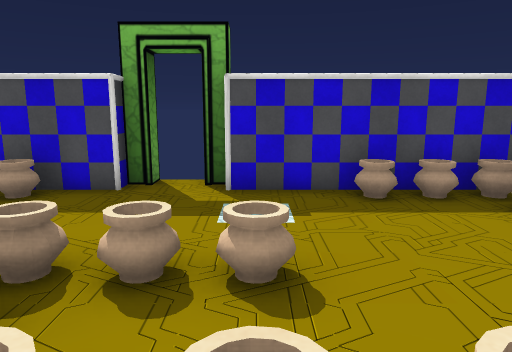
[1] (above)

14 first-person views from a walk through a scene from a Unity 3-D project. The camera is 1.4 m above the floor, tilts 10° down and sees 70° across. The floor is counted in squares, 1 m on a side. Each view is taken from the middle of a square. On the plan, view 1 faces up. The plan holds only what a view shows up to about 16 squares ahead; the rest is blank. The player character is not drawn. Door leaves are left out, so doorways stand open. Some surface patterns are stand-ins.

[2]
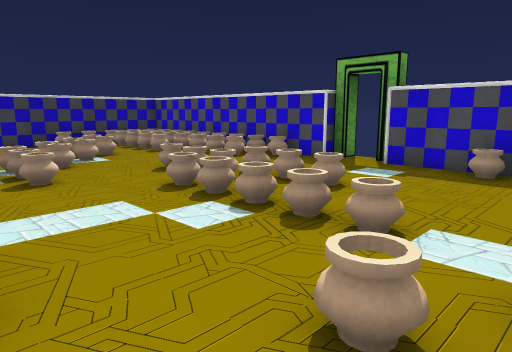

[3]
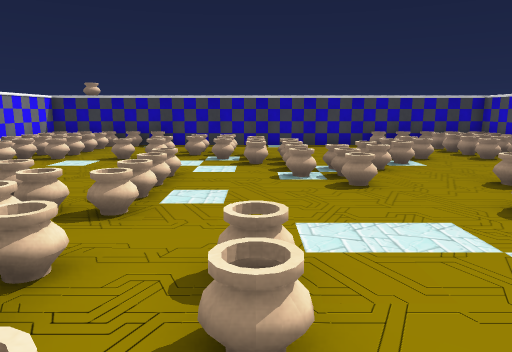

[4]
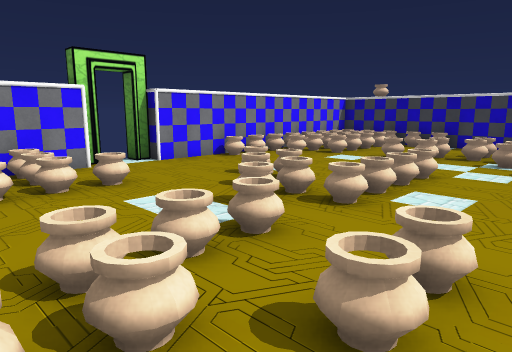

[5]
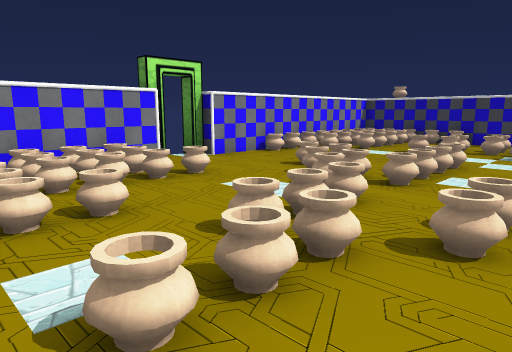

[6]
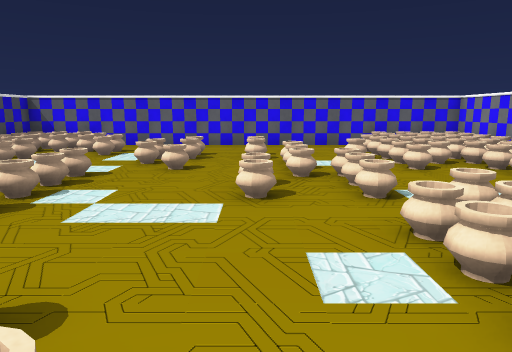

[7]
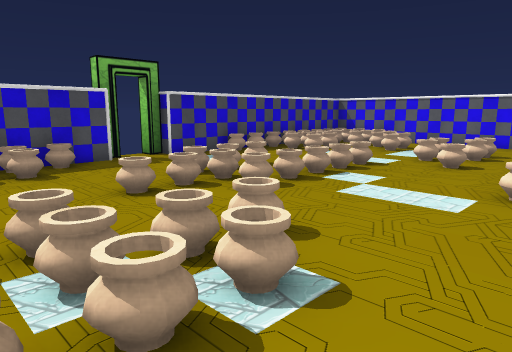

[8]
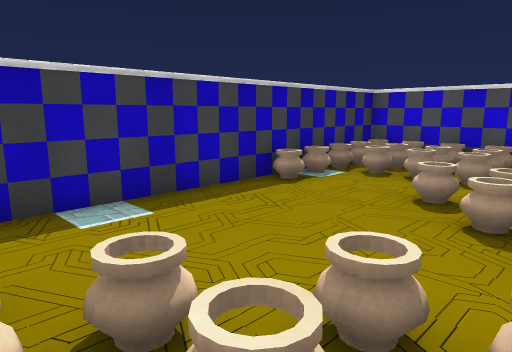

[9]
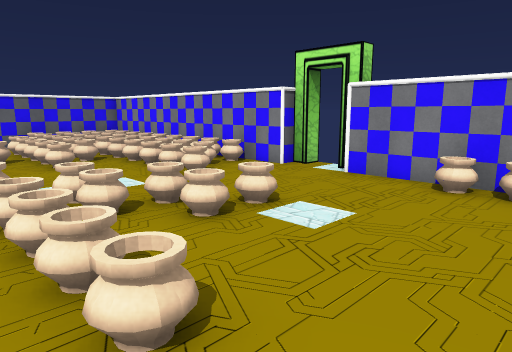

[10]
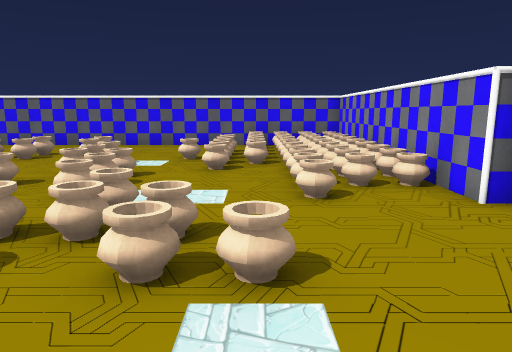

[11]
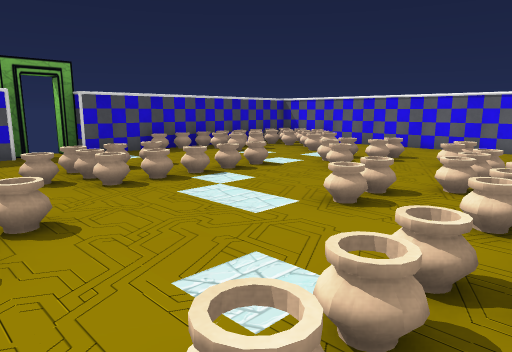

[12]
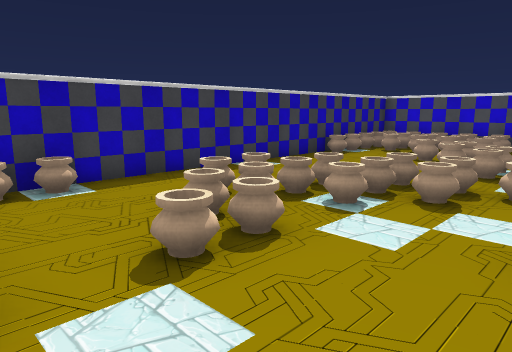

[13]
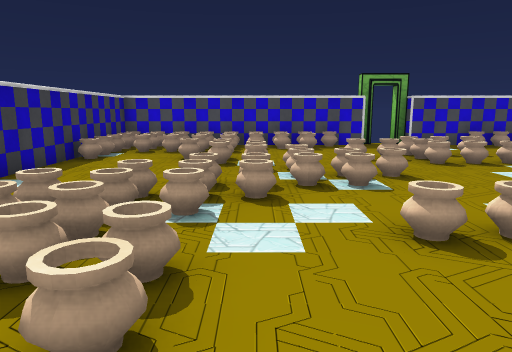

[14]
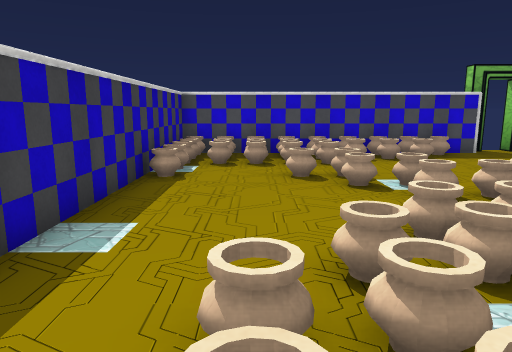

### Floor plan
Key: @ floor where view 1 was taken; # wall or solid block; . floor; D open door; = window, fence, low wall or low ledge; O other object.
Columns run from 13 left of view 1 to 10 right of it. Each row starts with its distance up from view 1.
  8            ###
  7  ######### DO###########
  6  #========OO...========#
  5  #=======........======#
  4  #====...........==.===#
  3 ##.........===......==.#
  2 ##..==...===.......==..#
  1 #....==....=====.......#
  0 #.....==.....@...==....#
 -1 #......===......=.==...#
 -2 #....====..............#
 -3 #...===......==...==...#
 -4 #..===.........===.....#
 -5 #..==...====.===.......#
 -6 #...==.....==.....=....#
 -7 ##...=....==....=====..#
 -8 ##........=......======#
 -9  #====.......==========#
-10  #=====.......=========#
-11  ########.....##########
-12        ###OOO###

Where each view was taken, in squares from view 1:
view 1: 0 up, 0 right, facing up
view 2: 3 down, 4 right, facing up-left
view 3: 3 down, 3 right, facing left
view 4: 2 down, 3 right, facing down-left
view 5: 2 down, 5 right, facing down-left
view 6: 3 down, 6 left, facing right
view 7: 4 down, 7 left, facing up-right
view 8: 4 down, 7 left, facing up-left
view 9: 4 down, 7 left, facing down-right
view 10: 8 down, 6 left, facing right
view 11: 6 down, 5 left, facing up-right
view 12: 9 down, 5 left, facing up-left
view 13: 9 down, 7 left, facing up
view 14: 6 down, 10 left, facing up
